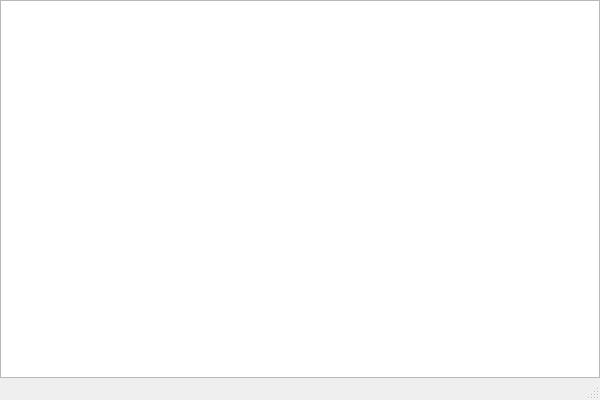
<?xml version="1.0" encoding="UTF-8"?>
<ui version="4.0">
 <class>MainWindow</class>
 <widget class="QMainWindow" name="MainWindow">
  <property name="geometry">
   <rect>
    <x>0</x>
    <y>0</y>
    <width>600</width>
    <height>400</height>
   </rect>
  </property>
  <property name="windowTitle">
   <string>MainWindow</string>
  </property>
  <widget class="QWidget" name="centralWidget">
   <layout class="QVBoxLayout">
    <property name="leftMargin">
     <number>0</number>
    </property>
    <property name="topMargin">
     <number>0</number>
    </property>
    <property name="rightMargin">
     <number>0</number>
    </property>
    <property name="bottomMargin">
     <number>0</number>
    </property>
    <item>
     <widget class="QStackedWidget" name="stackedWidget">
      <widget class="QWidget" name="pageChamp">
       <layout class="QVBoxLayout" name="_2">
        <property name="leftMargin">
         <number>0</number>
        </property>
        <property name="topMargin">
         <number>0</number>
        </property>
        <property name="rightMargin">
         <number>0</number>
        </property>
        <property name="bottomMargin">
         <number>0</number>
        </property>
        <item>
         <widget class="QTableView" name="viewChamp">
          <property name="contextMenuPolicy">
           <enum>Qt::ContextMenuPolicy::ActionsContextMenu</enum>
          </property>
          <property name="alternatingRowColors">
           <bool>true</bool>
          </property>
          <property name="selectionMode">
           <enum>QAbstractItemView::SelectionMode::SingleSelection</enum>
          </property>
          <property name="selectionBehavior">
           <enum>QAbstractItemView::SelectionBehavior::SelectRows</enum>
          </property>
          <attribute name="horizontalHeaderStretchLastSection">
           <bool>true</bool>
          </attribute>
         </widget>
        </item>
       </layout>
      </widget>
      <widget class="HomeCompa::Football::Match" name="pageMatch"/>
      <widget class="QWidget" name="pageGroup"/>
     </widget>
    </item>
   </layout>
  </widget>
  <widget class="QStatusBar" name="statusBar"/>
  <action name="actionExit">
   <property name="text">
    <string>E&amp;xit</string>
   </property>
   <property name="shortcut">
    <string>Alt+X</string>
   </property>
   <property name="menuRole">
    <enum>QAction::MenuRole::NoRole</enum>
   </property>
  </action>
  <action name="actionChangeMatchEndFlag">
   <property name="text">
    <string>Change the match end flag</string>
   </property>
   <property name="shortcut">
    <string>F2</string>
   </property>
   <property name="menuRole">
    <enum>QAction::MenuRole::NoRole</enum>
   </property>
  </action>
  <action name="actionMatchDetails">
   <property name="text">
    <string>Match details</string>
   </property>
   <property name="shortcut">
    <string>Ctrl+Return</string>
   </property>
   <property name="menuRole">
    <enum>QAction::MenuRole::NoRole</enum>
   </property>
  </action>
  <action name="actionHome">
   <property name="text">
    <string>Home</string>
   </property>
   <property name="shortcut">
    <string>Shift+Esc</string>
   </property>
   <property name="menuRole">
    <enum>QAction::MenuRole::NoRole</enum>
   </property>
  </action>
 </widget>
 <layoutdefault spacing="6" margin="11"/>
 <customwidgets>
  <customwidget>
   <class>HomeCompa::Football::Match</class>
   <extends>QWidget</extends>
   <header>Match.h</header>
   <container>1</container>
  </customwidget>
 </customwidgets>
 <resources/>
 <connections>
  <connection>
   <sender>actionExit</sender>
   <signal>triggered()</signal>
   <receiver>MainWindow</receiver>
   <slot>close()</slot>
   <hints>
    <hint type="sourcelabel">
     <x>-1</x>
     <y>-1</y>
    </hint>
    <hint type="destinationlabel">
     <x>299</x>
     <y>199</y>
    </hint>
   </hints>
  </connection>
  <connection>
   <sender>viewChamp</sender>
   <signal>doubleClicked(QModelIndex)</signal>
   <receiver>actionMatchDetails</receiver>
   <slot>trigger()</slot>
   <hints>
    <hint type="sourcelabel">
     <x>299</x>
     <y>189</y>
    </hint>
    <hint type="destinationlabel">
     <x>-1</x>
     <y>-1</y>
    </hint>
   </hints>
  </connection>
 </connections>
</ui>
